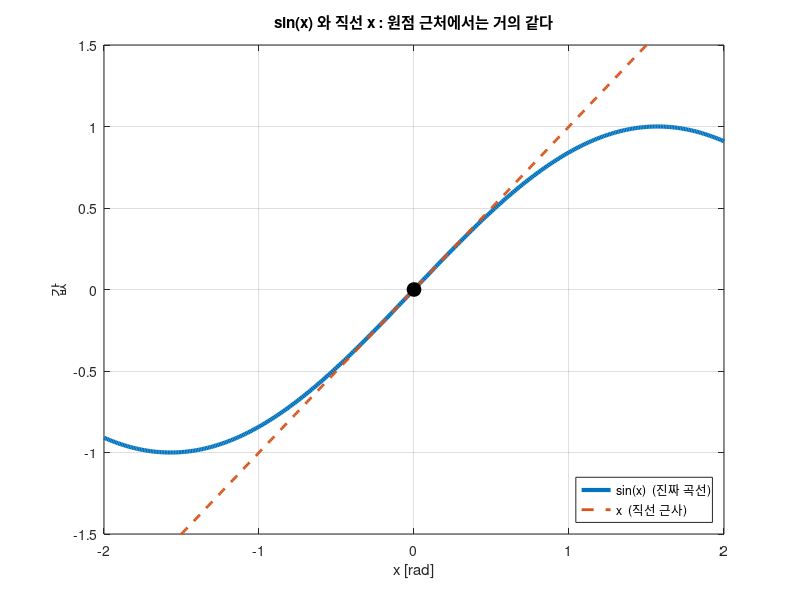

The MATLAB source for this figure: (Note: this script raises an error after producing the figure.)
%% W03_03_pendulum_linearization.m
%  3주차 실습 (3) : 선형화 - 굽은 것을 곧게 펴서 쓰기
%
%  이번 실습이 학기 전반부에서 가장 중요합니다.
%
%  한 줄 요약:
%      세상은 굽어 있는데(비선형) 우리 도구는 곧은 것(선형)만 다룹니다.
%      그래서 관심 있는 지점 근처만 곧게 펴서 씁니다. 이게 선형화입니다.
%
%  대응하는 강의노트 : W03_LectureNote.mlx
%  대응하는 Simulink : W03_Pendulum_NonlinVsLin.slx
%
%  제어시스템설계 3주차 | 충남대학교 자율운항시스템공학과

clc; clear all; close all;

%% 경로 자동 등록 — setup_path 를 아직 안 했어도 알아서 잡습니다
%  (이 블록은 실습 내용과 상관없습니다. 지우지 마십시오.)
if isempty(which('plant_msd'))
    p_ = pwd;
    if ~isempty(mfilename('fullpath')), p_ = fileparts(mfilename('fullpath')); end
    for k_ = 1:4
        if isfile(fullfile(p_,'setup_path.m')), run(fullfile(p_,'setup_path.m')); break; end
        p_ = fileparts(p_);
    end
    clear p_ k_
end

%% 1. 무엇이 문제인가
%
%  지금까지 배운 것을 떠올려 봅시다.
%      전달함수, 극점, 블록선도, 상태공간...
%  이 도구들은 전부 "선형 시스템"에서만 통합니다.
%
%  그런데 선형이란 게 뭘까요? 아주 간단합니다.
%
%      입력을 2배 넣으면 출력도 정확히 2배가 나온다.
%
%  이게 전부입니다. 그런데 현실은 이렇지 않습니다.
%      - 자동차 액셀을 2배 밟는다고 속도가 2배가 되지 않습니다.
%      - 진자를 2배 기울인다고 되돌아오는 힘이 2배가 되지 않습니다.
%
%  현실은 거의 다 비선형입니다. 그럼 우리가 배운 게 다 쓸모없을까요?
%  아닙니다. 요령이 있습니다.

%% 2. 아이디어 : 좁게 보면 곡선도 직선이다
%
%  지구는 둥급니다. 그런데 동네 지도는 평평하게 그립니다.
%  왜 문제가 안 될까요? 동네는 좁으니까요.
%
%  세계지도를 평평하게 그리면 그린란드가 아프리카만 해집니다. 크게 틀립니다.
%  하지만 우리 동네 정도면 평평하다고 해도 거의 안 틀립니다.
%
%  선형화가 정확히 이겁니다.
%
%      곡선 전체를 직선으로 바꾸는 게 아니라,
%      우리가 관심 있는 한 점 근처만 직선으로 바꿉니다.
%
%  그 점을 동작점(operating point) 또는 평형점이라고 부릅니다.
%
%  아래 그림에서 확인해 봅시다.

x = -2:0.01:2;

figure('Name','곡선을 한 점에서 직선으로');
h1 = plot(x, sin(x), 'LineWidth', 3); hold on;
h2 = plot(x, x, '--', 'LineWidth', 2);
plot(0, 0, 'ko', 'MarkerSize', 10, 'MarkerFaceColor','k');
grid on; ylim([-1.5 1.5]);
xlabel('x [rad]'); ylabel('값');
title('sin(x) 와 직선 x : 원점 근처에서는 거의 같다');
legend([h1 h2], {'sin(x)  (진짜 곡선)', 'x  (직선 근사)'}, 'Location','southeast');

%% 3. 얼마나 좁아야 "좁은" 건가
%
%  말로만 하면 감이 안 오니 숫자로 봅시다.
%  각도별로 sin(θ) 와 θ 가 몇 퍼센트나 차이 나는지 계산합니다.

deg_list = [1 5 10 20 30 45 60 90];

fprintf('=== sin(θ) 를 θ 로 바꿔도 되는가 ===\n');
fprintf('   각도    sin(θ)      θ       오차\n');
fprintf('  ------  --------  --------  -------\n');
for dg = deg_list
    th  = deg2rad(dg);
    err = abs(th - sin(th)) / sin(th) * 100;
    fprintf('  %4d도   %.4f    %.4f    %5.1f %%\n', dg, sin(th), th, err);
end
fprintf('\n');
fprintf('  읽는 법:\n');
fprintf('    10도까지는 오차 0.5%% 입니다. 아무 문제 없습니다.\n');
fprintf('    30도가 되면 5%% 틀립니다. 슬슬 신경 쓰입니다.\n');
fprintf('    60도면 21%% 틀립니다. 이제 못 씁니다.\n\n');
fprintf('  결론: 선형화한 모델은 동작점 근처에서만 믿을 수 있습니다.\n');
fprintf('        얼마나 근처까지 믿을지는 시스템마다 다르니 확인해야 합니다.\n\n');

%% 4. 실제 예 : 진자
%
%  줄 끝에 추가 달린 진자입니다. θ 는 아래쪽 수직에서 잰 각도입니다.
%  즉 가만히 매달려 있으면 θ = 0 입니다.
%
%  운동방정식은 이렇습니다. (강의자료 3_Modeling.pptx 의 Example 3-27 과 같습니다)
%
%      (관성) x (각가속도) = (넣어 준 토크) - (감쇠) - (중력이 되돌리는 토크)
%
%      m*l^2 * θ'' = u - b*θ' - m*g*l*sin(θ)
%                                        ^^^^^^^^
%                                        여기 sin 이 있어서 비선형입니다
%
%  이 sin(θ) 하나 때문에 우리가 배운 도구를 못 씁니다.
%  θ 가 작다고 가정하고 sin(θ) 를 θ 로 바꾸면 선형이 됩니다.
%
%      m*l^2 * θ'' = u - b*θ' - m*g*l*θ        <- 이제 선형!
%
%  이걸 상태공간으로 적으면 (상태는 각도와 각속도, 두 개)
%
%      A = [        0             1     ]
%          [ -m*g*l*cos(θ0)/J   -b/J   ]
%
%  cos(θ0) 가 들어가는 것은 어느 점에서 폈느냐에 따라 기울기가 다르기 때문입니다.
%  θ0 = 0 (매달린 상태)에서는 cos(0) = 1 입니다.

[sysLin, p] = plant_pendulum(0);        % θ0 = 0 에서 선형화

fprintf('=== 진자 파라미터 ===\n');
fprintf('  질량 %.1f kg, 길이 %.1f m, 감쇠 %.1f\n', p.m, p.l, p.b);
fprintf('  동작점 θ0 = %.0f도 (아래로 매달린 상태)\n\n', rad2deg(p.theta0));
fprintf('  선형 모델의 A 행렬 =\n'); disp(p.A);
fprintf('  A 의 고유값 : ');
ev = eig(p.A); fprintf('%+.3f%+.3fj  ', [real(ev).'; imag(ev).']); fprintf('\n');
fprintf('  실수부가 0 입니다. 감쇠가 없어서 영원히 흔들린다는 뜻입니다.\n');
fprintf('  (2주차에서 본 "극점이 허수축 위" 상황과 같습니다)\n\n');

s = tf('s');
G_s = p.C*inv(s*eye(2) - p.A)*p.B
pole(G_s)

[num, den] = ss2tf(p.A, p.B, p.C, p.D)
G_s_2 = tf(num, den)
pole(G_s_2)

%% 5. 작은 각도로 흔들어 보기 : 잘 맞는다
%
%  이제 진짜 비선형 진자와 선형 근사 모델을 나란히 돌려 봅시다.
%  먼저 작은 각도, 5도에서 놓아 봅니다.
%
%  ode45 는 미분방정식을 수치적으로 풀어 주는 MATLAB 명령입니다.
%  비선형이든 뭐든 상관없이 풀어 줍니다.

t_end = 10;
theta_small = deg2rad(5);

% 비선형 (진짜)
[t_n, x_n] = ode45(@(t,x) p.f(x, 0), [0 t_end], [theta_small; 0]);

% 선형 (근사)
t_l = linspace(0, t_end, 1000)';   % 열벡터로 만들어야 아래 뺄셈이 제대로 됩니다
y_l = initial(sysLin, [theta_small; 0], t_l);

figure('Name','작은 각도 5도');
h1 = plot(t_n, rad2deg(x_n(:,1)), 'LineWidth', 3); hold on;
h2 = plot(t_l, rad2deg(y_l), '--', 'LineWidth', 2);
yline(0,'k:'); grid on;
xlabel('시간 [s]'); ylabel('각도 [도]');
title('5도에서 놓았을 때 : 두 선이 거의 겹친다');
legend([h1 h2], {'비선형 (진짜)', '선형 근사'}, 'Location','northeast');

% 얼마나 차이 나는지 숫자로
y_n_i = interp1(t_n, x_n(:,1), t_l);
fprintf('=== 5도에서 놓았을 때 ===\n');
fprintf('  두 모델의 최대 차이 : %.2f 도\n', rad2deg(max(abs(y_n_i - y_l))));
fprintf('  --> 거의 안 틀립니다. 선형 모델을 써도 됩니다.\n\n');

%% 6. 큰 각도로 흔들어 보기 : 어긋난다
%
%  이번엔 60도에서 놓아 봅니다.
%  3절의 표에서 60도면 21% 틀린다고 했습니다. 결과가 어떨까요?

theta_big = deg2rad(60);

[t_n2, x_n2] = ode45(@(t,x) p.f(x, 0), [0 t_end], [theta_big; 0]);
y_l2 = initial(sysLin, [theta_big; 0], t_l);

figure('Name','큰 각도 60도');
h1 = plot(t_n2, rad2deg(x_n2(:,1)), 'LineWidth', 3); hold on;
h2 = plot(t_l, rad2deg(y_l2), '--', 'LineWidth', 2);
yline(0,'k:'); grid on;
xlabel('시간 [s]'); ylabel('각도 [도]');
title('60도에서 놓았을 때 : 시간이 갈수록 어긋난다');
legend([h1 h2], {'비선형 (진짜)', '선형 근사'}, 'Location','northeast');

y_n2_i = interp1(t_n2, x_n2(:,1), t_l);
fprintf('=== 60도에서 놓았을 때 ===\n');
fprintf('  두 모델의 최대 차이 : %.1f 도\n', rad2deg(max(abs(y_n2_i - y_l2))));
fprintf('  --> 많이 틀립니다.\n\n');
fprintf('  왜 이렇게 벌어지나요?\n');
fprintf('    진짜 진자는 크게 흔들수록 한 번 왕복하는 시간이 길어집니다.\n');
fprintf('    선형 모델은 각도와 상관없이 항상 같은 주기라고 봅니다.\n');
fprintf('    그래서 시간이 갈수록 박자가 어긋나고, 결국 완전히 딴 소리를 합니다.\n\n');

%% 7. 같은 진자, 다른 자리 : 거꾸로 세우면
%
%  여기가 오늘의 하이라이트입니다.
%
%  진자를 거꾸로 세워 봅시다. θ = 180도 입니다.
%  손을 떼지 않으면 그 자세로 가만히 있습니다. 즉 여기도 평형점입니다.
%
%  물리적으로는 완전히 같은 진자입니다. 방정식도 그대로입니다.
%  그런데 이 자리에서 선형화하면 전혀 다른 모델이 나옵니다.
%
%  이유는 A 행렬의 cos(θ0) 입니다.
%      θ0 = 0   이면 cos = +1  ->  중력이 되돌린다   -> 안정
%      θ0 = 180 이면 cos = -1  ->  중력이 넘어뜨린다 -> 불안정
%
%  부호 하나가 뒤집히면서 시스템의 성격이 정반대가 됩니다.

[sysUp, pUp] = plant_pendulum(pi);      % θ0 = 180도 에서 선형화

fprintf('=== 매달린 자세 vs 거꾸로 선 자세 ===\n');
fprintf('  매달린 자세  A(2,1) = %+.2f  -> 고유값 %s\n', ...
        p.A(2,1), mat2str(round(eig(p.A),2)));
fprintf('  거꾸로 자세  A(2,1) = %+.2f  -> 고유값 %s\n', ...
        pUp.A(2,1), mat2str(round(eig(pUp.A),2)));
fprintf('\n');
fprintf('  거꾸로 선 쪽은 고유값 하나가 양수(+%.2f)입니다.\n', max(real(eig(pUp.A))));
fprintf('  2주차에서 배웠듯이 양수 고유값은 발산을 뜻합니다.\n');
fprintf('  즉 조금만 기울어도 그대로 넘어간다는 것입니다. 당연한 결과지요.\n\n');

% 거꾸로 세워 놓고 1도만 기울여 보기
t_u_lin = linspace(0, 3, 500)';
[t_u, x_u] = ode45(@(t,x) p.f(x, 0), [0 3], [pi - deg2rad(1); 0]);
y_u = initial(sysUp, [-deg2rad(1); 0], t_u_lin);

figure('Name','거꾸로 선 진자');
h1 = plot(t_u, rad2deg(x_u(:,1) - pi), 'LineWidth', 3); hold on;
h2 = plot(t_u_lin, rad2deg(y_u), '--', 'LineWidth', 2);
yline(0,'k:'); grid on;
xlabel('시간 [s]'); ylabel('수직에서 벗어난 각도 [도]');
title('거꾸로 세워 놓고 1도만 기울였을 때 : 그대로 넘어간다');
legend([h1 h2], {'비선형 (진짜)', '선형 근사'}, 'Location','southwest');

fprintf('  그림을 보면 처음 한동안은 두 선이 잘 겹칩니다.\n');
fprintf('  아직 각도가 작아서 선형 근사가 통하는 구간입니다.\n');
fprintf('  많이 넘어간 뒤부터는 갈라집니다. 근사가 깨진 것입니다.\n\n');

%% 8. 정리
%
%  1) 세상은 비선형인데 우리 도구는 선형용입니다.
%     그래서 관심 있는 점 근처만 곧게 펴서(선형화) 씁니다.
%
%  2) 진자에서는 sin(θ) 를 θ 로 바꾸는 것이 선형화입니다.
%     10도 이내면 거의 안 틀리고, 60도쯤 되면 못 씁니다.
%
%  3) 선형 모델은 동작점 근처에서만 믿을 수 있습니다.
%     제어기를 설계했으면 반드시 원래 비선형 모델로 검증해야 합니다.
%     이게 실무에서 사고를 막는 습관입니다.
%
%  4) 같은 시스템이라도 어느 점에서 폈느냐에 따라 전혀 다른 모델이 나옵니다.
%     진자를 매달면 안정, 거꾸로 세우면 불안정입니다.
%
%  5) 11~13주차에서는 이 "거꾸로 선 진자"를 넘어지지 않게 잡는 제어기를
%     직접 설계합니다. 오늘 만든 선형 모델이 그때 재료가 됩니다.
%
%  다음 실습 : W03_04_run_simulink.m
%              같은 실험을 Simulink 에서 해 봅니다.
%              비선형 블록과 선형 블록을 나란히 놓고 돌려서
%              각도를 키울 때 두 선이 벌어지는 것을 직접 확인합니다.
